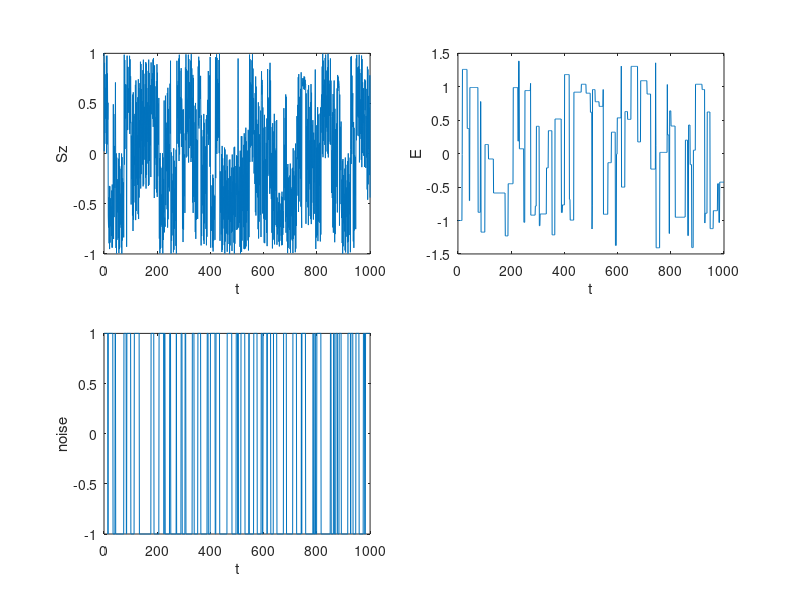

Source code (MATLAB):
clear;
% close all;
clc;
format long
tic;

T_max = 1000;
dt = 1;
t = 0:dt:T_max;
nt = length(t);
Jz = 1;
Jx = 1;
pos = 0.1;

sigmax = [0 1; 1 0];
sigmay = 1i*[0 -1; 1 0];
sigmaz = [1 0; 0 -1];
I2 = eye(2);

Et = zeros(nt,1);
phit = zeros(2,nt);
Szt = zeros(nt,1);
tele = zeros(nt,1);
tele(1) = 1;

phi0 = [1;0];
H0 = -Jz*sigmaz + Jx*sigmax;
Et(1) = phi0'*H0*phi0;
Szt(1) = abs(phi0(1))^2-abs(phi0(2))^2;
phi = phi0;

for i = 2:nt
    H = -Jz*sigmaz + Jx*tele(i-1)*sigmax;
    [V,D] = eig(H);
    e = diag(D);
    trans = V'*phi;
    phi = V*(exp(-1i*e*dt).*trans);
    Szt(i) = abs(phi(1))^2-abs(phi(2))^2;
    Et(i) = real(phi'*H*phi);
    phit(:,i) = phi;
    if rand < pos*dt
        tele(i) = -tele(i-1);
    else
        tele(i) = tele(i-1);
    end
end

figure
set(gcf, 'position', [100 70 1700 900]);
subplot(2,2,1)
plot(t,Szt)
xlabel('t')
ylabel('Sz')

subplot(2,2,2)
plot(t,Et)
xlabel('t')
ylabel('E')

subplot(2,2,3)
plot(t,tele)
xlabel('t')
ylabel('noise')

toc;